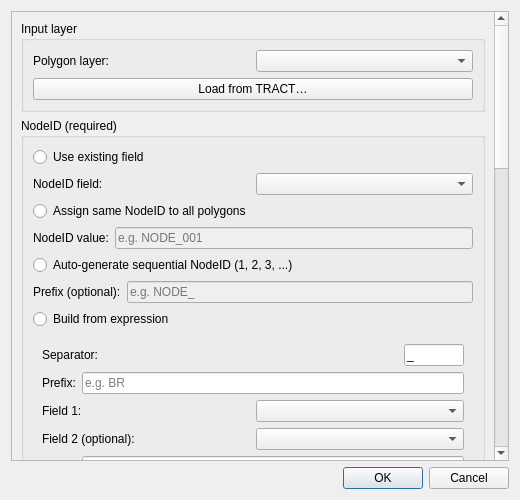
<?xml version="1.0" encoding="UTF-8"?>
<ui version="4.0">
 <class>TractGeolocationFormatterDialogBase</class>
 <widget class="QDialog" name="TractGeolocationFormatterDialogBase">
  <property name="geometry">
   <rect>
    <x>0</x>
    <y>0</y>
    <width>520</width>
    <height>500</height>
   </rect>
  </property>
  <property name="minimumSize">
   <size>
    <width>520</width>
    <height>200</height>
   </size>
  </property>
  <property name="windowTitle">
   <string>TRACT Geolocation Formatter</string>
  </property>
  <layout class="QVBoxLayout" name="verticalLayout">

   <!-- Scroll area wrapping all group boxes (so OK/Cancel stay reachable on small screens — GH-5) -->
   <item>
    <widget class="QScrollArea" name="scrollArea">
     <property name="widgetResizable">
      <bool>true</bool>
     </property>
     <property name="verticalScrollBarPolicy">
      <enum>Qt::ScrollBarAsNeeded</enum>
     </property>
     <property name="horizontalScrollBarPolicy">
      <enum>Qt::ScrollBarAlwaysOff</enum>
     </property>
     <widget class="QWidget" name="scrollAreaContents">
      <layout class="QVBoxLayout" name="scrollContentLayout">

   <!-- Input layer group -->
   <item>
    <widget class="QGroupBox" name="layerGroupBox">
     <property name="title">
      <string>Input layer</string>
     </property>
     <layout class="QVBoxLayout" name="layerLayout">
      <item>
       <layout class="QHBoxLayout" name="layerSelectLayout">
        <item>
         <widget class="QLabel" name="layerLabel">
          <property name="text">
           <string>Polygon layer:</string>
          </property>
         </widget>
        </item>
        <item>
         <widget class="QComboBox" name="layerComboBox"/>
        </item>
       </layout>
      </item>
      <item>
       <widget class="QPushButton" name="loadFromTractButton">
        <property name="text">
         <string>Load from TRACT…</string>
        </property>
        <property name="toolTip">
         <string>Download a GeoJSON from TRACT by its full stored filename and load it as a layer.</string>
        </property>
       </widget>
      </item>
     </layout>
    </widget>
   </item>

   <!-- NodeID group -->
   <item>
    <widget class="QGroupBox" name="nodeGroupBox">
     <property name="title">
      <string>NodeID (required)</string>
     </property>
     <layout class="QVBoxLayout" name="nodeLayout">

      <item>
       <widget class="QRadioButton" name="nodeExistingRadio">
        <property name="text">
         <string>Use existing field</string>
        </property>
       </widget>
      </item>

      <item>
       <layout class="QHBoxLayout" name="nodeFieldLayout">
        <item>
         <widget class="QLabel" name="nodeFieldLabel">
          <property name="text">
           <string>NodeID field:</string>
          </property>
         </widget>
        </item>
        <item>
         <widget class="QComboBox" name="nodeFieldCombo"/>
        </item>
       </layout>
      </item>

    <!-- Fix NodeID to all polygons -->
      <item>
       <widget class="QRadioButton" name="nodeSameRadio">
        <property name="text">
         <string>Assign same NodeID to all polygons</string>
        </property>
       </widget>
      </item>

      <item>
       <layout class="QHBoxLayout" name="nodeSameLayout">
        <item>
         <widget class="QLabel" name="nodeSameLabel">
          <property name="text">
           <string>NodeID value:</string>
          </property>
         </widget>
        </item>
        <item>
         <widget class="QLineEdit" name="nodeSameLineEdit">
          <property name="placeholderText">
           <string>e.g. NODE_001</string>
          </property>
          <property name="enabled">
           <bool>false</bool>
          </property>
         </widget>
        </item>
       </layout>
      </item>


        <!-- Sequential NodeID -->
      <item>
       <widget class="QRadioButton" name="nodeAutoRadio">
        <property name="text">
         <string>Auto-generate sequential NodeID (1, 2, 3, ...)</string>
        </property>
       </widget>
      </item>

      <item>
       <layout class="QHBoxLayout" name="nodePrefixLayout">
        <item>
         <widget class="QLabel" name="nodePrefixLabel">
          <property name="text">
           <string>Prefix (optional):</string>
          </property>
         </widget>
        </item>
        <item>
         <widget class="QLineEdit" name="nodePrefixLineEdit">
          <property name="placeholderText">
           <string>e.g. NODE_</string>
          </property>
          <property name="enabled">
           <bool>false</bool>
          </property>
         </widget>
        </item>
       </layout>
      </item>

      <!-- Build from expression -->
      <item>
       <widget class="QRadioButton" name="nodeBuildRadio">
        <property name="text">
         <string>Build from expression</string>
        </property>
       </widget>
      </item>

      <item>
       <widget class="QWidget" name="nodeBuildContainer">
        <layout class="QVBoxLayout" name="nodeBuildLayout">
         <item>
          <layout class="QHBoxLayout" name="nodeBuildSepLayout">
           <item>
            <widget class="QLabel" name="nodeBuildSepLabel">
             <property name="text"><string>Separator:</string></property>
            </widget>
           </item>
           <item>
            <widget class="QLineEdit" name="nodeBuildSepLineEdit">
             <property name="text"><string>_</string></property>
             <property name="maximumSize"><size><width>60</width><height>16777215</height></size></property>
            </widget>
           </item>
          </layout>
         </item>
         <item>
          <layout class="QHBoxLayout" name="nodeBuildPrefixLayout">
           <item>
            <widget class="QLabel" name="nodeBuildPrefixLabel">
             <property name="text"><string>Prefix:</string></property>
            </widget>
           </item>
           <item>
            <widget class="QLineEdit" name="nodeBuildPrefixLineEdit">
             <property name="placeholderText"><string>e.g. BR</string></property>
            </widget>
           </item>
          </layout>
         </item>
         <item>
          <layout class="QHBoxLayout" name="nodeBuildField1Layout">
           <item>
            <widget class="QLabel" name="nodeBuildField1Label">
             <property name="text"><string>Field 1:</string></property>
            </widget>
           </item>
           <item>
            <widget class="QComboBox" name="nodeBuildField1Combo"/>
           </item>
          </layout>
         </item>
         <item>
          <layout class="QHBoxLayout" name="nodeBuildField2Layout">
           <item>
            <widget class="QLabel" name="nodeBuildField2Label">
             <property name="text"><string>Field 2 (optional):</string></property>
            </widget>
           </item>
           <item>
            <widget class="QComboBox" name="nodeBuildField2Combo"/>
           </item>
          </layout>
         </item>
         <item>
          <layout class="QHBoxLayout" name="nodeBuildSuffixLayout">
           <item>
            <widget class="QLabel" name="nodeBuildSuffixLabel">
             <property name="text"><string>Suffix:</string></property>
            </widget>
           </item>
           <item>
            <widget class="QLineEdit" name="nodeBuildSuffixLineEdit">
             <property name="placeholderText"><string>e.g. end</string></property>
            </widget>
           </item>
          </layout>
         </item>
        </layout>
       </widget>
      </item>

     </layout>
    </widget>
   </item>

   <!-- PlotID group -->
   <item>
    <widget class="QGroupBox" name="plotGroupBox">
     <property name="title">
      <string>PlotID (optional)</string>
     </property>
     <layout class="QVBoxLayout" name="plotLayout">

      <item>
       <widget class="QRadioButton" name="plotNoneRadio">
        <property name="text">
         <string>No PlotID</string>
        </property>
       </widget>
      </item>

      <item>
       <widget class="QRadioButton" name="plotExistingRadio">
        <property name="text">
         <string>Use existing field</string>
        </property>
       </widget>
      </item>

      <item>
       <layout class="QHBoxLayout" name="plotFieldLayout">
        <item>
         <widget class="QLabel" name="plotFieldLabel">
          <property name="text">
           <string>PlotID field:</string>
          </property>
         </widget>
        </item>
        <item>
         <widget class="QComboBox" name="plotFieldCombo"/>
        </item>
       </layout>
      </item>

      <item>
       <widget class="QRadioButton" name="plotAutoRadio">
        <property name="text">
         <string>Auto-generate sequential PlotID</string>
        </property>
       </widget>
      </item>

      <item>
       <layout class="QHBoxLayout" name="plotPrefixLayout">
        <item>
         <widget class="QLabel" name="plotPrefixLabel">
          <property name="text">
           <string>Prefix (optional):</string>
          </property>
         </widget>
        </item>
        <item>
         <widget class="QLineEdit" name="plotPrefixLineEdit">
          <property name="placeholderText">
           <string>e.g. PLOT_</string>
          </property>
         </widget>
        </item>
       </layout>
      </item>

      <!-- Build from expression -->
      <item>
       <widget class="QRadioButton" name="plotBuildRadio">
        <property name="text">
         <string>Build from expression</string>
        </property>
       </widget>
      </item>

      <item>
       <widget class="QWidget" name="plotBuildContainer">
        <layout class="QVBoxLayout" name="plotBuildLayout">
         <item>
          <layout class="QHBoxLayout" name="plotBuildSepLayout">
           <item>
            <widget class="QLabel" name="plotBuildSepLabel">
             <property name="text"><string>Separator:</string></property>
            </widget>
           </item>
           <item>
            <widget class="QLineEdit" name="plotBuildSepLineEdit">
             <property name="text"><string>_</string></property>
             <property name="maximumSize"><size><width>60</width><height>16777215</height></size></property>
            </widget>
           </item>
          </layout>
         </item>
         <item>
          <layout class="QHBoxLayout" name="plotBuildPrefixLayout">
           <item>
            <widget class="QLabel" name="plotBuildPrefixLabel">
             <property name="text"><string>Prefix:</string></property>
            </widget>
           </item>
           <item>
            <widget class="QLineEdit" name="plotBuildPrefixLineEdit">
             <property name="placeholderText"><string>e.g. PLOT</string></property>
            </widget>
           </item>
          </layout>
         </item>
         <item>
          <layout class="QHBoxLayout" name="plotBuildField1Layout">
           <item>
            <widget class="QLabel" name="plotBuildField1Label">
             <property name="text"><string>Field 1:</string></property>
            </widget>
           </item>
           <item>
            <widget class="QComboBox" name="plotBuildField1Combo"/>
           </item>
          </layout>
         </item>
         <item>
          <layout class="QHBoxLayout" name="plotBuildField2Layout">
           <item>
            <widget class="QLabel" name="plotBuildField2Label">
             <property name="text"><string>Field 2 (optional):</string></property>
            </widget>
           </item>
           <item>
            <widget class="QComboBox" name="plotBuildField2Combo"/>
           </item>
          </layout>
         </item>
         <item>
          <layout class="QHBoxLayout" name="plotBuildSuffixLayout">
           <item>
            <widget class="QLabel" name="plotBuildSuffixLabel">
             <property name="text"><string>Suffix:</string></property>
            </widget>
           </item>
           <item>
            <widget class="QLineEdit" name="plotBuildSuffixLineEdit">
             <property name="placeholderText"><string>e.g. end</string></property>
            </widget>
           </item>
          </layout>
         </item>
        </layout>
       </widget>
      </item>

     </layout>
    </widget>
   </item>

   <!-- Master Data group (GH-6) -->
   <item>
    <widget class="QGroupBox" name="masterDataGroupBox">
     <property name="title">
      <string>Master Data (optional)</string>
     </property>
     <layout class="QVBoxLayout" name="masterDataLayout">

      <item>
       <widget class="QCheckBox" name="masterDataCheckBox">
        <property name="text">
         <string>Generate Master Data file</string>
        </property>
       </widget>
      </item>

      <item>
       <widget class="QWidget" name="masterDataContainer">
        <layout class="QVBoxLayout" name="masterDataContainerLayout">

         <item>
          <widget class="QRadioButton" name="farmsTypeRadio">
           <property name="text">
            <string>Farms</string>
           </property>
           <property name="checked">
            <bool>true</bool>
           </property>
          </widget>
         </item>

         <item>
          <widget class="QRadioButton" name="farmerGroupsTypeRadio">
           <property name="text">
            <string>Farmer Groups</string>
           </property>
          </widget>
         </item>

         <item>
          <layout class="QHBoxLayout" name="countryLayout">
           <item>
            <widget class="QLabel" name="countryLabel">
             <property name="text">
              <string>Country:</string>
             </property>
            </widget>
           </item>
           <item>
            <widget class="QComboBox" name="countryCombo"/>
           </item>
          </layout>
         </item>

        </layout>
       </widget>
      </item>

     </layout>
    </widget>
   </item>

   <!-- Output group -->
   <item>
    <widget class="QGroupBox" name="outputGroupBox">
     <property name="title">
      <string>Output</string>
     </property>
     <layout class="QHBoxLayout" name="outputLayout">
      <item>
       <widget class="QLabel" name="outputPathLabel">
        <property name="text">
         <string>Output GeoJSON:</string>
        </property>
       </widget>
      </item>
      <item>
       <widget class="QLineEdit" name="outputPathLineEdit"/>
      </item>
      <item>
       <widget class="QPushButton" name="outputBrowseButton">
        <property name="text">
         <string>Browse…</string>
        </property>
       </widget>
      </item>
     </layout>
    </widget>
   </item>

   <!-- Split group -->
   <item>
    <widget class="QGroupBox" name="splitGroupBox">
     <property name="title">
      <string>Split output (optional)</string>
     </property>
     <layout class="QVBoxLayout" name="splitLayout">
      <item>
       <widget class="QCheckBox" name="splitCheckBox">
        <property name="text">
         <string>Split clean output into multiple files</string>
        </property>
       </widget>
      </item>
      <item>
       <widget class="QWidget" name="splitContainer">
        <layout class="QHBoxLayout" name="splitContainerLayout">
         <item>
          <widget class="QLabel" name="splitCountLabel">
           <property name="text">
            <string>Number of files:</string>
           </property>
          </widget>
         </item>
         <item>
          <widget class="QSpinBox" name="splitCountSpin">
           <property name="minimum"><number>2</number></property>
           <property name="maximum"><number>10</number></property>
           <property name="value"><number>2</number></property>
          </widget>
         </item>
        </layout>
       </widget>
      </item>
     </layout>
    </widget>
   </item>

   <!-- Description group -->
   <item>
    <widget class="QGroupBox" name="logGroupBox">
     <property name="title">
      <string>Tool Description</string>
     </property>
     <layout class="QVBoxLayout" name="logLayout">
      <item>
       <widget class="QPlainTextEdit" name="logTextEdit">
        <property name="readOnly">
         <bool>true</bool>
        </property>
       </widget>
      </item>
     </layout>
    </widget>
   </item>

      </layout>
     </widget>
    </widget>
   </item>
   <!-- End scroll area; button_box stays outside so it's always reachable (GH-5) -->

   <!-- Dialog buttons -->
   <item>
    <widget class="QDialogButtonBox" name="button_box">
     <property name="orientation">
      <enum>Qt::Horizontal</enum>
     </property>
     <property name="standardButtons">
      <set>QDialogButtonBox::Cancel|QDialogButtonBox::Ok</set>
     </property>
    </widget>
   </item>

  </layout>
 </widget>

 <resources/>
 <connections>
  <connection>
   <sender>button_box</sender>
   <signal>accepted()</signal>
   <receiver>TractGeolocationFormatterDialogBase</receiver>
   <slot>accept()</slot>
  </connection>
  <connection>
   <sender>button_box</sender>
   <signal>rejected()</signal>
   <receiver>TractGeolocationFormatterDialogBase</receiver>
   <slot>reject()</slot>
  </connection>
 </connections>
</ui>
